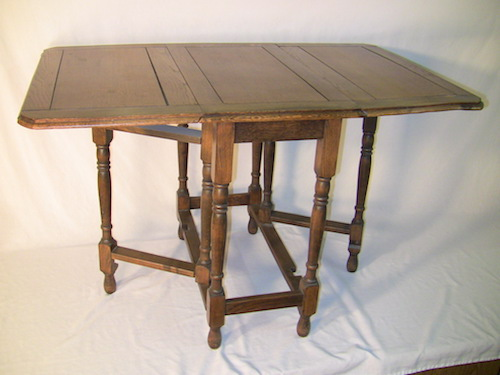
#> input picture month05/note/data/素材/ml_data/table.jpg, 500 x 375 px, found by its file name
$ python demo12_descf.py
#> lines starting #> are read from the running program, lines starting #| are printed output that depends on the picture
"""
demo12_descf.py
"""
import cv2 as cv

import matplotlib.pyplot as mp
original = cv.imread('../ml_data/table.jpg')
#> original is the input picture: shape (375, 500, 3); mean B, G, R 157.7, 169.6, 182.9
cv.imshow('Original', original)
gray = cv.cvtColor(original, cv.COLOR_BGR2GRAY)
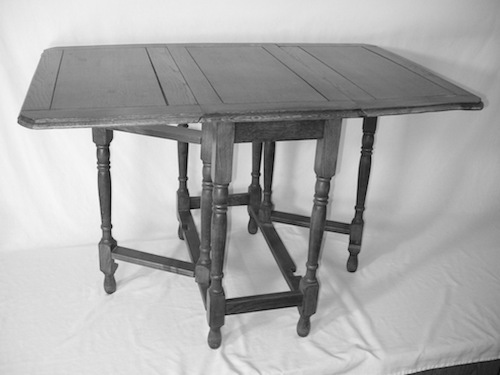
#> gray: shape (375, 500); min 2, max 251, mean 172.2
cv.imshow('Gray', gray)
sift = cv.xfeatures2d.SIFT_create()
keypoints = sift.detect(gray)
#> keypoints = 454 keypoints; strongest (x, y, size): (262, 171, 2.8), (239, 215, 13.2), (244, 153, 13.9), (370, 127, 11)
_, desc = sift.compute(gray, keypoints)
print(desc.shape)
#| (454, 128)
mp.matshow(desc.T, cmap='jet', fignum='Description')
mp.title('Description', fontsize=20)
mp.xlabel('Feature', fontsize=14)
mp.ylabel('Sample', fontsize=14)
mp.tick_params(which='both', top=False, labeltop=False, labelbottom=True, labelsize=10)
mp.show()
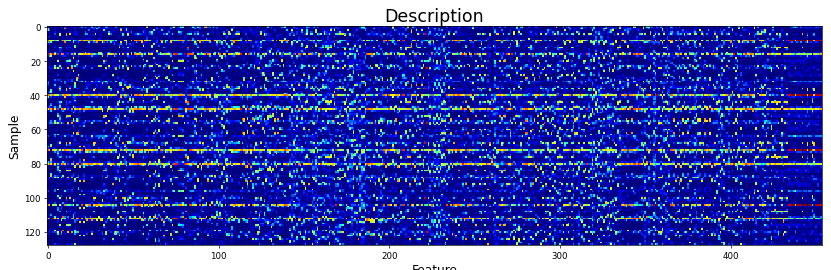
#> figure drawn by matplotlib, 1 panel
